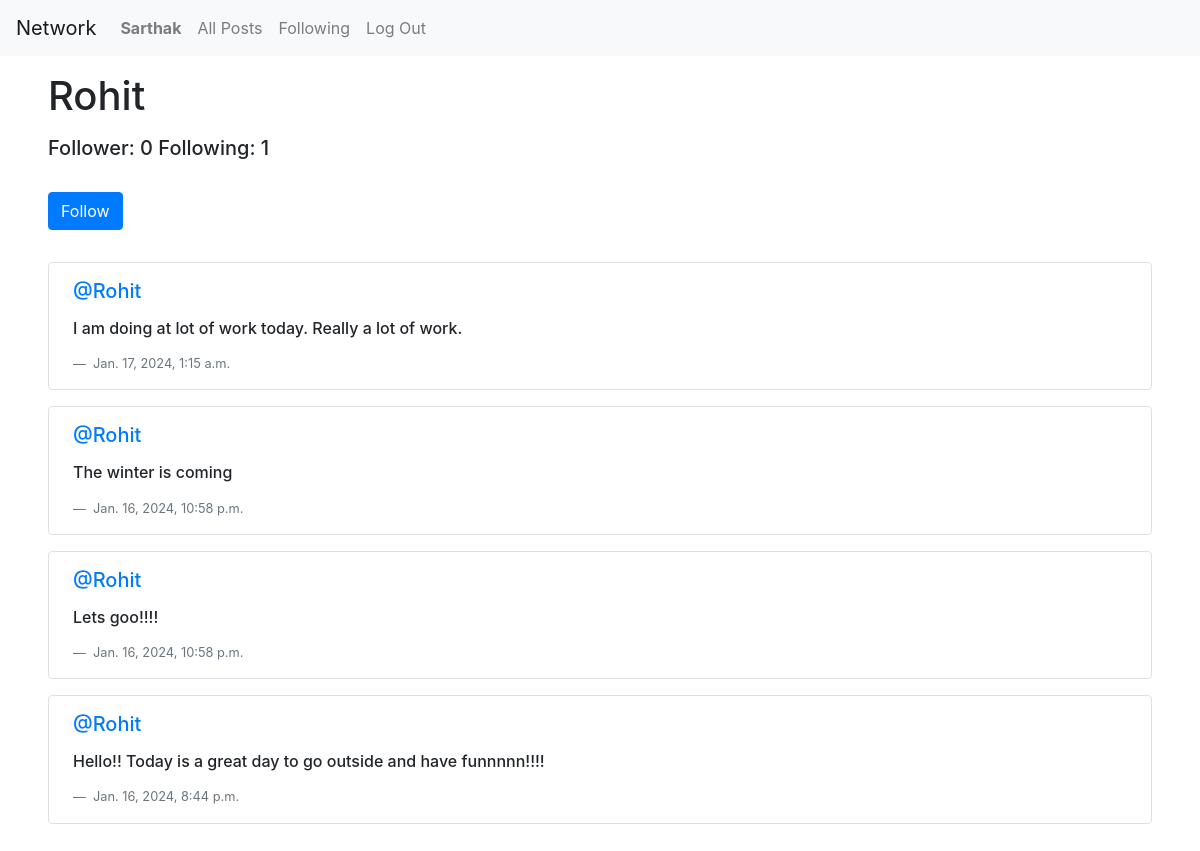
The page /profilePage/1 (signed in) on the database its author committed.
### network/models.py (models this page shows, shortened)
class User(AbstractUser):
    pass

class Post(models.Model):
    postContent = models.CharField(max_length = 140)
    postUser = models.ForeignKey(User, on_delete = models.CASCADE, related_name="author")
    postDate = models.DateTimeField(auto_now_add=True)

### network/views.py (the view)
# urls.py: path("profilePage/<int:user_id>", views.profilePage, name="profilePage"),
def profilePage(request, user_id):
    user = User.objects.get(pk=user_id)
    allPosts = Post.objects.all().order_by("id").filter(postUser=user).reverse()
    following = Follow.objects.filter(following=user)
    follower = Follow.objects.filter(followed=user)
    p = Paginator(allPosts, 10)
    page_number = request.GET.get('page')
    postsPerPage = p.get_page(page_number)
    try:
        checkFollow = follower.filter(following=User.objects.get(pk=request.user.id))
        if len(checkFollow) != 0:
            isFollowing = True
        else:
            isFollowing = False
    except:
        isFollowing = False
    return render(request, "network/profilePage.html", {
        "allPosts": postsPerPage,
        "username": user.username,
        "following": following,
        "follower": follower,
        "isFollowing": isFollowing,
        "user_profile": user
    })

### network/templates/network/profilePage.html (shortened to what this page needs)
{% extends "network/layout.html" %}
{% block body %}
    <div>
        <h1 class="my-3 mx-5">{{ username }}</h1>
        <h5 class="my-3 mx-5">Follower: {{ follower.count }}  Following: {{ following.count }}</h5>
        {% if user.is_authenticated %}
            {% if user != user_profile %}
                {% if isFollowing %}
                    <form action="{% url 'unfollow' %}" method="POST">
                        {% csrf_token %}
                        <input type="hidden" name="userfollow" value="{{ user_profile }}"/>
                        <input type="submit" value="Unfollow" class="btn btn-secondary my-3 mx-5"></input>
                    </form>
                {% else %}
                    <form action="{% url 'follow' %}" method="POST">
                        <input type="submit" value="Follow" class="btn btn-primary my-3 mx-5"></input>
                    </form>
                {% endif %}
            {% endif %}
        {% endif%}
    </div>
        {% for post in allPosts %}
            <div class="border rounded my-3 mx-5">
                <h5 class = "my-3 mx-4"><a href="{% url 'profilePage' user_id=post.postUser.id %}">@{{ post.postUser }}</a></h5>
                <h6 class = "my-3 mx-4"> {{ post.postContent }} </h6>
                <p class = "my-3 mx-4 blockquote-footer"> {{ post.postDate }} </p>
            </div>
        {% endfor %}
{% endblock %}

### network/templates/network/layout.html (shortened to what this page needs)
{% load static %}
<!DOCTYPE html>
<html lang="en">
    <head>
        <link rel="stylesheet" href="https://stackpath.bootstrapcdn.com/bootstrap/4.4.1/css/bootstrap.min.css">
        <link href="{% static 'network/styles.css' %}" rel="stylesheet">
        <link rel="stylesheet" href="https://cdnjs.cloudflare.com/ajax/libs/font-awesome/4.7.0/css/font-awesome.min.css">
    </head>
    <body>
        <nav class="navbar navbar-expand-lg navbar-light bg-light">
            <a class="navbar-brand" href="{% url 'index' %}">Network</a>
            <div>
              <ul class="navbar-nav mr-auto">
                {% if user.is_authenticated %}
                    <li class="nav-item">
                        <a class="nav-link" href="{% url 'profilePage' user_id=user.id %}"><strong>{{ user.username }}</strong></a>
                    </li>
                {% endif %}
                <li class="nav-item">
                  <a class="nav-link" href="{% url 'index' %}">All Posts</a>
                </li>
                {% if user.is_authenticated %}
                    <li class="nav-item">
                        <a class="nav-link" href="{% url 'following' %}">Following</a>
                    </li>
                    <li class="nav-item">
                        <a class="nav-link" href="{% url 'logout' %}">Log Out</a>
                    </li>
                {% endif %}
              </ul>
            </div>
          </nav>
        <div class="body">
            {% block body %}
            {% endblock %}
        </div>
    </body>
</html>

### rows shown on the page
User: username "Sarthak"
User: username "Rohit"
Post: postUser "Rohit", postContent "I am doing at lot of work today. Really a lot of work.", postDate "Jan. 17, 2024, 1:15 a.m."
Post: postUser "Rohit", postContent "The winter is coming", postDate "Jan. 16, 2024, 10:58 p.m."
Post: postUser "Rohit", postContent "Lets goo!!!!", postDate "Jan. 16, 2024, 10:58 p.m."
Post: postUser "Rohit", postContent "Hello!! Today is a great day to go outside and have funnnnn!!!!", postDate "Jan. 16, 2024, 8:44 p.m."

### other values the page prints
{{ follower.count }} "0"
{{ following.count }} "1"
